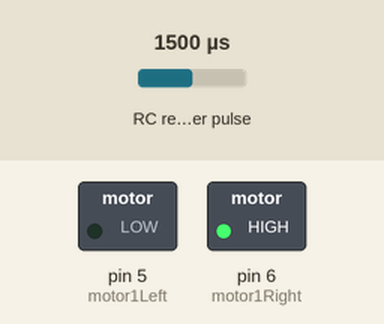
Simulated run of this sketch. Board: Arduino Uno, built with avr-gcc and run on an emulated ATmega328P. On the bench: switched loads named in the sketch (green lamp = pin HIGH). Wiring (inferred from the names in the program): RC receiver channel: data pin 9. Inputs (shaded band) come from the test bench; at power-on: RC receiver pulse 1500 µs. What the sketch prints to the serial monitor is not drawn.

Above: at 1.2 s.
1.3 s: RC receiver pulse (sensor on pin 9) set to 1488 µs
At 2.2 s:
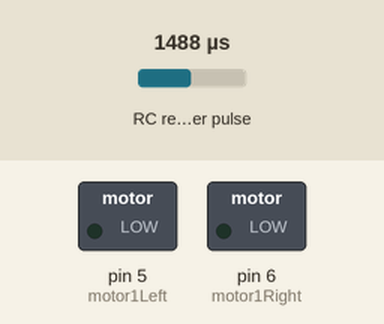
2.8 s: RC receiver pulse (sensor on pin 9) set to 1306 µs
4.3 s: RC receiver pulse (sensor on pin 9) set to 1285 µs
At 5.5 s:
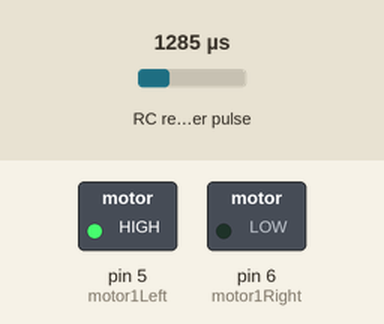
5.8 s: RC receiver pulse (sensor on pin 9) set to 1500 µs
At 6.8 s:
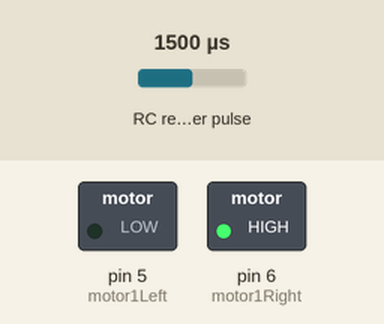
7.3 s: RC receiver pulse (sensor on pin 9) set to 1020 µs
At 8.0 s:
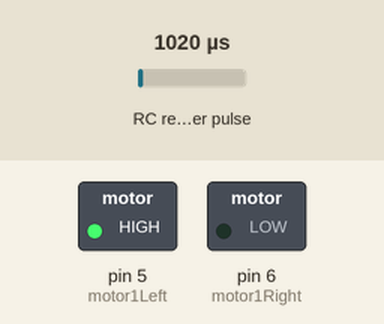
Timing chart, 0 to 9.8 s (numbered marks = the images above; inputs shaded):
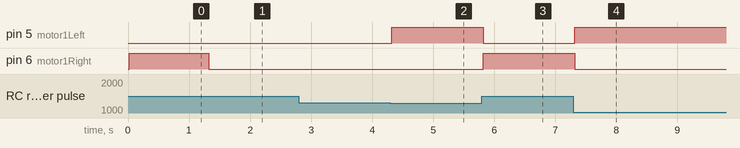

Measured:
- the behaviour switches between 1499 and 1498 µs on RC receiver pulse (sensor on pin 9) (found by bisection; images 0 and 1)
- the behaviour switches between 1299 and 1298 µs on RC receiver pulse (sensor on pin 9) (found by bisection; images 1 and 2)
- after the input at 1.3 s, pin 6 (motor1Right): HIGH → LOW at once
- after the input at 2.8 s, every drawn part: stays the same
- after the input at 4.3 s, pin 5 (motor1Left): LOW → HIGH at once
- after the input at 5.8 s, pin 5 (motor1Left): HIGH → LOW at once; pin 6 (motor1Right): LOW → HIGH at once
- after the input at 7.3 s, pin 5 (motor1Left): LOW → HIGH at once; pin 6 (motor1Right): HIGH → LOW at once

The sketch:

voiture-flysky.ino
```cpp
int motor1Left = 5;// defines pin 5 as connected to the motor
int motor1Right= 6;// defines pin 6 as connected to the motor


int channel1 = 9; // defines the channels that are connected

int Channel1 ; // Used later to

void  setup ()
{
   pinMode (motor1Left, OUTPUT);// initialises the motor pins
   pinMode (motor1Right, OUTPUT);
   pinMode (channel1, INPUT);// initialises the channels
   Serial.begin (9600); // Sets the baud rate to 9600 bps
}

void  loop ()
{
  Channel1 = (pulseIn (channel1, HIGH)); // Checks the value of channel1
  Serial.print(channel1); //Prints the channels value on the serial monitor

  if (Channel1 > 1300 && Channel1 < 1500 ) /*If these conditions are true, do the following. These are the values that I got from my transmitter, which you may customize according to your transmitter values */
  {
    digitalWrite (motor1Left, LOW); // Sets both the
    digitalWrite (motor1Right, LOW);// motors to low
  }

  if (Channel1 < 1300) // Checks if Channel1 is lesser than 1300
  {
    digitalWrite (motor1Left, HIGH);// Turns the left
    digitalWrite (motor1Right, LOW); // motor forward
  }
  if (Channel1 > 1500) // Checks if Channel1 is greater than 1500
  {
    digitalWrite (motor1Left, LOW);// Turns the right
    digitalWrite (motor1Right, HIGH);// motor forward
  }
}
```
